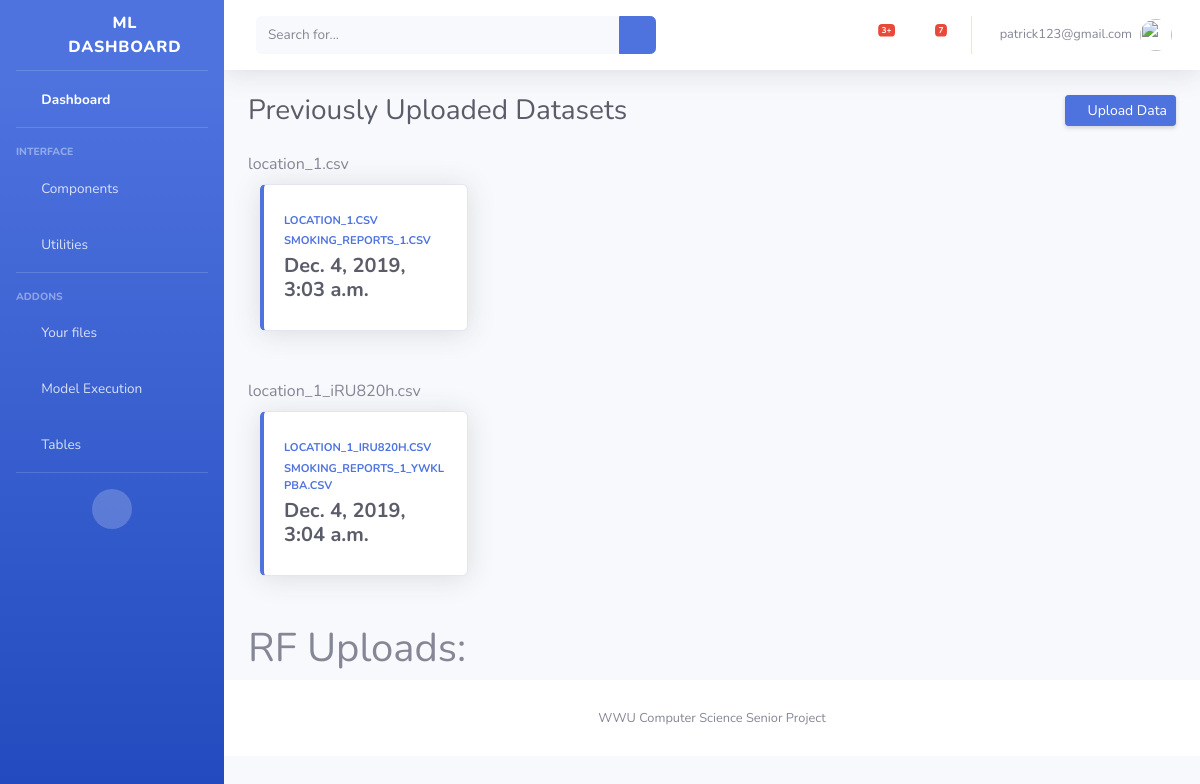
Page /polls/fileUploadList (signed in) on the committed database.
### polls/models.py (models this page shows)
class ClusterFileUpload(models.Model):
    locationFile = models.FileField()
    smokingReportFile = models.FileField()
    uploadDate = models.DateTimeField(auto_now_add=True)
    ownerID = models.IntegerField()

### polls/views.py (the view)
# urls.py: path('fileUploadList', views.fileUploadList, name="fileUploadList"),
def fileUploadList(request):
    context = {
        'clusterFiles' : ClusterFileUpload.objects.filter(ownerID=request.user.id)
    }
    return render(request, 'polls/fileUploadList.html', context)

### polls/templates/polls/fileUploadList.html (shortened to what this page needs)
{% extends "polls/dashBase.html" %}
{% block content %}
<div class="container-fluid">
        <div class="d-sm-flex align-items-center justify-content-between mb-4">
        <h1 class="h3 mb-0 text-gray-800">Previously Uploaded Datasets</h1>
        <a href="{% url 'polls:fileUpload' %}" class="d-none d-sm-inline-block btn btn-sm btn-primary shadow-sm"><i class="fas fa-download fa-sm text-white-50 upload-button"></i> Upload Data</a>
        </div>
    {% for clusterFileUpload in clusterFiles.all %}
        <label for="{{ clusterFileUpload.locationFile.name }}">{{ clusterFileUpload.locationFile.name }}</label>
        <div class="col-xl-3 col-md-6 mb-4">
            <div class="card border-left-primary shadow h-100 py-2">
            <div class="card-body">
                <div class="row no-gutters align-items-center">
                <div class="col mr-2">
                    <div class="text-xs font-weight-bold text-primary text-uppercase mb-1">{{ clusterFileUpload.locationFile.name }}</div>
                    <div class="text-xs font-weight-bold text-primary text-uppercase mb-1">{{ clusterFileUpload.smokingReportFile.name }}</div>
                    <div class="h5 mb-0 font-weight-bold text-gray-800">{{ clusterFileUpload.uploadDate }}</div>
                </div>
                </div>
            </div>
            </div>
        </div>
        <br/>
    {% endfor %}
    <h1>RF Uploads:</h1>
</div>
{% endblock content %}

### polls/templates/polls/dashBase.html (shortened to what this page needs)
<!DOCTYPE html>
<html lang="en">
{% load static %}
<head>
  <link href="{% static 'polls/html_template/vendor/fontawesome-free/css/all.min.css' %}" rel="stylesheet" type="text/css">
  <link href="{% static 'polls/html_template/css/sb-admin-2.min.css' %}" rel="stylesheet">
  <link href="{% static 'polls/css/style.css' %}" rel="stylesheet">
</head>
<body id="page-top">
  <div id="wrapper">
    <ul class="navbar-nav bg-gradient-primary sidebar sidebar-dark accordion" id="accordionSidebar">
      <a class="sidebar-brand d-flex align-items-center justify-content-center" href="{% url 'polls:dashView' %}">
        <div class="sidebar-brand-icon rotate-n-15">
          <i class="fas fa-laugh-wink"></i>
        </div>
        <div class="sidebar-brand-text mx-3">ML Dashboard</div>
      </a>
      <hr class="sidebar-divider my-0">
      <li class="nav-item active">
        <a class="nav-link" href="{% url 'polls:index' %}">
          <i class="fas fa-fw fa-tachometer-alt"></i>
          <span>Dashboard</span></a>
      </li>
      <hr class="sidebar-divider">
      <div class="sidebar-heading">
        Interface
      </div>
      <li class="nav-item">
        <a class="nav-link collapsed" href="#" data-toggle="collapse" data-target="#collapseTwo" aria-expanded="true" aria-controls="collapseTwo">
          <i class="fas fa-fw fa-cog"></i>
          <span>Components</span>
        </a>
      </li>
      <li class="nav-item">
        <a class="nav-link collapsed" href="#" data-toggle="collapse" data-target="#collapseUtilities" aria-expanded="true" aria-controls="collapseUtilities">
          <i class="fas fa-fw fa-wrench"></i>
          <span>Utilities</span>
        </a>
      </li>
      <hr class="sidebar-divider">
      <div class="sidebar-heading">
        Addons
      </div>
      <li class="nav-item">
        <a class="nav-link" href="{% url 'polls:fileUploadList' %}">
          <i class="fas fa-fw fa-folder"></i>
          <span>Your files</span></a>
      </li>
      <li class="nav-item">
        <a class="nav-link" href="{% url 'polls:modelIndex' %}">
          <i class="fas fa-fw fa-chart-area"></i>
          <span>Model Execution</span></a>
      </li>
      <li class="nav-item">
        <a class="nav-link" href="{% url 'polls:tableView' %}">
          <i class="fas fa-fw fa-table"></i>
          <span>Tables</span></a>
      </li>
      <hr class="sidebar-divider d-none d-md-block">
      <div class="text-center d-none d-md-inline">
        <button class="rounded-circle border-0" id="sidebarToggle"></button>
      </div>
    </ul>
    <div id="content-wrapper" class="d-flex flex-column">
      <div id="content">
        <nav class="navbar navbar-expand navbar-light bg-white topbar mb-4 static-top shadow">
          <form class="d-none d-sm-inline-block form-inline mr-auto ml-md-3 my-2 my-md-0 mw-100 navbar-search">
            <div class="input-group">
              <input type="text" class="form-control bg-light border-0 small" placeholder="Search for..." aria-label="Search" aria-describedby="basic-addon2">
              <div class="input-group-append">
                <button class="btn btn-primary" type="button">
                  <i class="fas fa-search fa-sm"></i>
                </button>
              </div>
            </div>
          </form>
          <ul class="navbar-nav ml-auto">
            <li class="nav-item dropdown no-arrow mx-1">
              <a class="nav-link dropdown-toggle" href="#" id="alertsDropdown" role="button" data-toggle="dropdown" aria-haspopup="true" aria-expanded="false">
                <i class="fas fa-bell fa-fw"></i>
                <span class="badge badge-danger badge-counter">3+</span>
              </a>
            </li>
            <li class="nav-item dropdown no-arrow mx-1">
              <a class="nav-link dropdown-toggle" href="#" id="messagesDropdown" role="button" data-toggle="dropdown" aria-haspopup="true" aria-expanded="false">
                <i class="fas fa-envelope fa-fw"></i>
                <span class="badge badge-danger badge-counter">7</span>
              </a>
            </li>
            <li class="nav-item dropdown no-arrow">
              <a class="nav-link dropdown-toggle" href="#" id="userDropdown" role="button" data-toggle="dropdown" aria-haspopup="true" aria-expanded="false">
                <span class="mr-2 d-none d-lg-inline text-gray-600 small">{{user.username}}</span>
                <img class="img-profile rounded-circle" src="https://source.unsplash.com/QAB-WJcbgJk/60x60">
              </a>
            </li>
          </ul>
        </nav>
        {% block content %}{% endblock %}
      <footer class="sticky-footer bg-white">
        <div class="container my-auto">
          <div class="copyright text-center my-auto">
            <span>WWU Computer Science Senior Project</span>
          </div>
        </div>
      </footer>
    </div>
  </div>
    </body>
</html>

### polls/static/polls/css/style.css (style rules this page uses)
li a { color: green; }
.upload-button { transform: rotateX(180deg); }

### rows in the picture
ClusterFileUpload: locationFile.name "location_1.csv", locationFile.name "LOCATION_1.CSV", smokingReportFile.name "SMOKING_REPORTS_1.CSV", uploadDate "Dec. 4, 2019, 3:03 a.m."
ClusterFileUpload: locationFile.name "location_1_iRU820h.csv", locationFile.name "LOCATION_1_IRU820H.CSV", smokingReportFile.name "SMOKING_REPORTS_1_YWKLPBA.CSV", uploadDate "Dec. 4, 2019, 3:04 a.m."

### other values in the picture
{{ user.username }} "patrick123@gmail.com"
